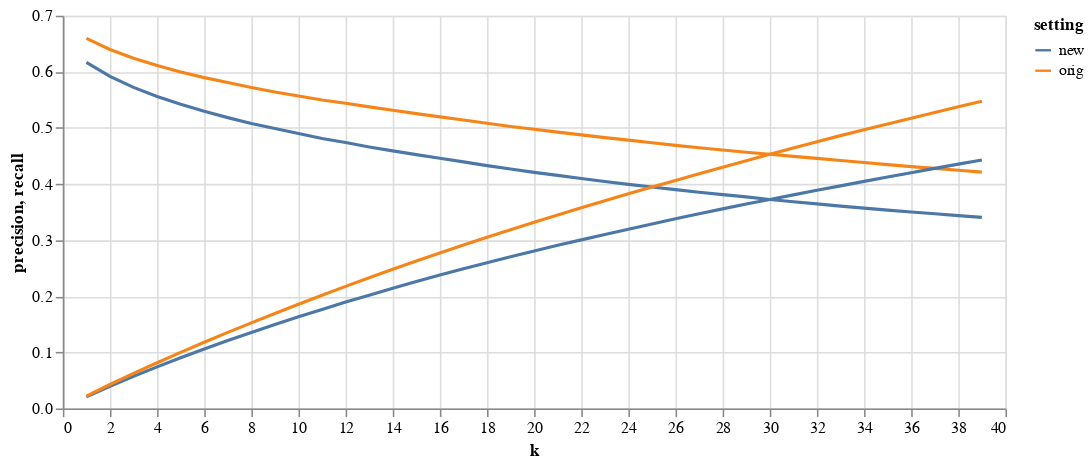

The notebook cell saved with this chart:
### Code cell
import altair as alt

p1 = (alt.Chart(plot_df)
  .mark_line()
  .encode(x='k', y='precision', color='setting')
  .properties(width=600, height=250)
  .interactive())

p2 = (alt.Chart(plot_df)
  .mark_line()
  .encode(x='k', y='recall', color='setting')
  .properties(width=600, height=250)
  .interactive())

p1 + p2

### Figure 1 — Vega-Lite specification as saved in the notebook (floating-point values rounded to 4 significant figures)
{"config": {"view": {"continuousWidth": 400, "continuousHeight": 300}}, "layer": [{"mark": "line", "encoding": {"color": {"type": "nominal", "field": "setting"}, "x": {"type": "quantitative", "field": "k"}, "y": {"type": "quantitative", "field": "precision"}}, "height": 250, "selection": {"selector003": {"type": "interval", "bind": "scales", "encodings": ["x", "y"]}}, "width": 600}, {"mark": "line", "encoding": {"color": {"type": "nominal", "field": "setting"}, "x": {"type": "quantitative", "field": "k"}, "y": {"type": "quantitative", "field": "recall"}}, "height": 250, "selection": {"selector004": {"type": "interval", "bind": "scales", "encodings": ["x", "y"]}}, "width": 600}], "data": {"name": "data-f94b0cade9b5ffcf468e458a6fed3b26"}, "$schema": "https://vega.github.io/schema/vega-lite/v4.8.1.json", "datasets": {"data-f94b0cade9b5ffcf468e458a6fed3b26": [{"k": 1, "setting": "new", "precision": 0.6169, "recall": 0.02056}, {"k": 1, "setting": "orig", "precision": 0.6596, "recall": 0.02199}, {"k": 2, "setting": "new", "precision": 0.5919, "recall": 0.03946}, {"k": 2, "setting": "orig", "precision": 0.6398, "recall": 0.04265}, {"k": 3, "setting": "new", "precision": 0.5722, "recall": 0.05722}, {"k": 3, "setting": "orig", "precision": 0.6242, "recall": 0.06242}, {"k": 4, "setting": "new", "precision": 0.5561, "recall": 0.07415}, {"k": 4, "setting": "orig", "precision": 0.6115, "recall": 0.08153}, {"k": 5, "setting": "new", "precision": 0.5422, "recall": 0.09036}, {"k": 5, "setting": "orig", "precision": 0.5996, "recall": 0.09993}, {"k": 6, "setting": "new", "precision": 0.5296, "recall": 0.1059}, {"k": 6, "setting": "orig", "precision": 0.5897, "recall": 0.1179}, {"k": 7, "setting": "new", "precision": 0.5183, "recall": 0.1209}, {"k": 7, "setting": "orig", "precision": 0.5808, "recall": 0.1355}, {"k": 8, "setting": "new", "precision": 0.508, "recall": 0.1355}, {"k": 8, "setting": "orig", "precision": 0.572, "recall": 0.1525}, {"k": 9, "setting": "new", "precision": 0.4988, "recall": 0.1496}, {"k": 9, "setting": "orig", "precision": 0.5641, "recall": 0.1692}, {"k": 10, "setting": "new", "precision": 0.4901, "recall": 0.1634}, {"k": 10, "setting": "orig", "precision": 0.5569, "recall": 0.1856}, {"k": 11, "setting": "new", "precision": 0.4813, "recall": 0.1765}, {"k": 11, "setting": "orig", "precision": 0.5499, "recall": 0.2016}, {"k": 12, "setting": "new", "precision": 0.4739, "recall": 0.1896}, {"k": 12, "setting": "orig", "precision": 0.544, "recall": 0.2176}, {"k": 13, "setting": "new", "precision": 0.4661, "recall": 0.202}, {"k": 13, "setting": "orig", "precision": 0.5376, "recall": 0.233}, {"k": 14, "setting": "new", "precision": 0.4592, "recall": 0.2143}, {"k": 14, "setting": "orig", "precision": 0.5314, "recall": 0.248}, {"k": 15, "setting": "new", "precision": 0.4524, "recall": 0.2262}, {"k": 15, "setting": "orig", "precision": 0.5256, "recall": 0.2628}, {"k": 16, "setting": "new", "precision": 0.4459, "recall": 0.2378}, {"k": 16, "setting": "orig", "precision": 0.5196, "recall": 0.2771}, {"k": 17, "setting": "new", "precision": 0.4395, "recall": 0.2491}, {"k": 17, "setting": "orig", "precision": 0.5142, "recall": 0.2914}, {"k": 18, "setting": "new", "precision": 0.4329, "recall": 0.2597}, {"k": 18, "setting": "orig", "precision": 0.5084, "recall": 0.3051}, {"k": 19, "setting": "new", "precision": 0.4268, "recall": 0.2703}, {"k": 19, "setting": "orig", "precision": 0.5027, "recall": 0.3183}, {"k": 20, "setting": "new", "precision": 0.4208, "recall": 0.2805}, {"k": 20, "setting": "orig", "precision": 0.4976, "recall": 0.3318}, {"k": 21, "setting": "new", "precision": 0.4154, "recall": 0.2907}, {"k": 21, "setting": "orig", "precision": 0.4924, "recall": 0.3447}, {"k": 22, "setting": "new", "precision": 0.4098, "recall": 0.3005}, {"k": 22, "setting": "orig", "precision": 0.4876, "recall": 0.3576}, {"k": 23, "setting": "new", "precision": 0.4044, "recall": 0.3101}, {"k": 23, "setting": "orig", "precision": 0.4828, "recall": 0.3701}, {"k": 24, "setting": "new", "precision": 0.3994, "recall": 0.3195}, {"k": 24, "setting": "orig", "precision": 0.4783, "recall": 0.3826}, {"k": 25, "setting": "new", "precision": 0.3947, "recall": 0.3289}, {"k": 25, "setting": "orig", "precision": 0.4737, "recall": 0.3947}, {"k": 26, "setting": "new", "precision": 0.39, "recall": 0.338}, {"k": 26, "setting": "orig", "precision": 0.469, "recall": 0.4064}, {"k": 27, "setting": "new", "precision": 0.3854, "recall": 0.3469}, {"k": 27, "setting": "orig", "precision": 0.4648, "recall": 0.4183}, {"k": 28, "setting": "new", "precision": 0.3811, "recall": 0.3557}, {"k": 28, "setting": "orig", "precision": 0.4606, "recall": 0.4299}, {"k": 29, "setting": "new", "precision": 0.377, "recall": 0.3644}, {"k": 29, "setting": "orig", "precision": 0.4567, "recall": 0.4414}, {"k": 30, "setting": "new", "precision": 0.3725, "recall": 0.3725}, {"k": 30, "setting": "orig", "precision": 0.4531, "recall": 0.4531}, {"k": 31, "setting": "new", "precision": 0.3684, "recall": 0.3806}, {"k": 31, "setting": "orig", "precision": 0.4493, "recall": 0.4643}, {"k": 32, "setting": "new", "precision": 0.3646, "recall": 0.3889}, {"k": 32, "setting": "orig", "precision": 0.4457, "recall": 0.4754}, {"k": 33, "setting": "new", "precision": 0.3606, "recall": 0.3967}, {"k": 33, "setting": "orig", "precision": 0.442, "recall": 0.4862}, {"k": 34, "setting": "new", "precision": 0.3571, "recall": 0.4047}, {"k": 34, "setting": "orig", "precision": 0.4384, "recall": 0.4968}, {"k": 35, "setting": "new", "precision": 0.3536, "recall": 0.4125}, {"k": 35, "setting": "orig", "precision": 0.4346, "recall": 0.507}, {"k": 36, "setting": "new", "precision": 0.3501, "recall": 0.4202}, {"k": 36, "setting": "orig", "precision": 0.4311, "recall": 0.5174}, {"k": 37, "setting": "new", "precision": 0.347, "recall": 0.4279}, {"k": 37, "setting": "orig", "precision": 0.4278, "recall": 0.5276}, {"k": 38, "setting": "new", "precision": 0.3438, "recall": 0.4354}, {"k": 38, "setting": "orig", "precision": 0.4246, "recall": 0.5378}, {"k": 39, "setting": "new", "precision": 0.3406, "recall": 0.4427}, {"k": 39, "setting": "orig", "precision": 0.4213, "recall": 0.5477}]}}
